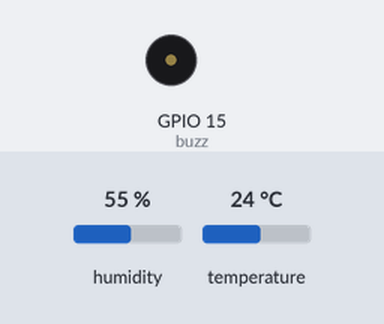
Recording of a sketch running on a simulated ESP8266 (NodeMCU). Shown: buzzer (waves = sounding). The inputs (shaded band) are chosen by the test bench; at power-on: temperature 24 °C, humidity 55 %. WiFi joins after 1.5 s; servers stay silent unless stated; what the sketch prints to the serial monitor is not drawn.

Above: at 3.0 s.
3.1 s: temperature set to 21.8 °C
5.4 s: temperature set to 20.3 °C
At 6.6 s:
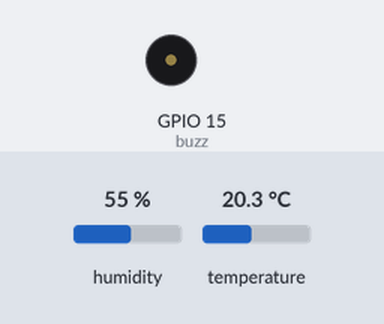
7.6 s: temperature set to 28 °C
At 9.2 s:
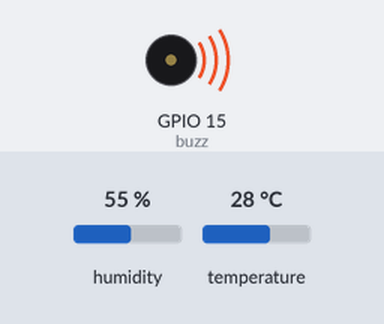
9.7 s: temperature set to 12 °C
At 11.8 s:
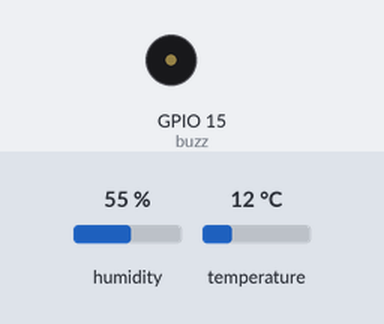
Timing chart, 0 to 12.8 s (numbered marks = the images above; inputs shaded):
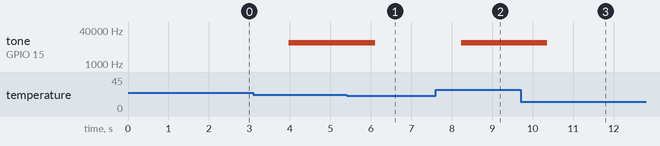

Measured:
- after the input at 5.4 s, tone on GPIO 15 (buzz): 10000 Hz → silent after 0.71 s
- after the input at 7.6 s, tone on GPIO 15 (buzz): silent → 10000 Hz after 0.63 s
- after the input at 9.7 s, tone on GPIO 15 (buzz): 10000 Hz → silent after 0.66 s

The sketch:

blynkdht22final.ino
```cpp
#include "DHT.h"

#define DHTPIN 4     // what digital pin the DHT22 is conected to
#define DHTTYPE DHT22   // there are multiple kinds of DHT sensors
#include <Blynk.h>

#include <SPI.h>
#include <ESP8266WiFi.h>
#define BLYNK_PRINT Serial
#include <BlynkSimpleEsp8266.h>

const int buzz=15;

DHT dht(DHTPIN, DHTTYPE);
// WiFi parameters to be configured
const char* ssid = "75771";
const char* password = "12345678";
char auth[]="LPh10S6SCOXKDGtqiLjnxD4YLcQJf1Qa";

void setup() {
  Serial.begin(9600);
  Serial.setTimeout(2000);

  // Wait for serial to initialize.
  while(!Serial) { }

  dht.begin();
  Serial.println("Device Started");
  Serial.println("-------------------------------------");
  Serial.println("Running DHT!");
  Serial.println("-------------------------------------");

  WiFi.begin(ssid, password);


  // while wifi not connected yet, print '.'
  // then after it connected, get out of the loop
  while (WiFi.status() != WL_CONNECTED) {
     delay(500);
     Serial.print(".");
  }
  //print a new line, then print WiFi connected and the IP address
  Serial.println("");
  Serial.println("WiFi connected");
  // Print the IP address
  Serial.println(WiFi.localIP());
  Blynk.begin(auth,ssid,password);


}

int timeSinceLastRead = 0;
void loop() {
 Blynk.run();
  // Report every 2 seconds.
  if(timeSinceLastRead > 2000) {
    // Reading temperature or humidity takes about 250 milliseconds!
    // Sensor readings may also be up to 2 seconds 'old' (its a very slow sensor)
    float h = dht.readHumidity();
    // Read temperature as Celsius (the default)
    float t = dht.readTemperature();
    // Read temperature as Fahrenheit (isFahrenheit = true)
    float f = dht.readTemperature(true);

    // Check if any reads failed and exit early (to try again).
    if (isnan(h) || isnan(t) || isnan(f)) {
      Serial.println("Failed to read from DHT sensor!");
      timeSinceLastRead = 0;
      return;
    }

    // Compute heat index in Fahrenheit (the default)
    float hif = dht.computeHeatIndex(f, h);
    // Compute heat index in Celsius (isFahreheit = false)
    float hic = dht.computeHeatIndex(t, h, false);

    Serial.print("Humidity: ");
    Serial.print(h);
    Serial.print(" %\t");
    Serial.print("Temperature: ");
    Serial.print(t);
    Serial.print(" *C ");
    Serial.print(f);
    Serial.print(" *F\t");
    Serial.print("Heat index: ");
    Serial.print(hic);
    Serial.print(" *C ");
    Serial.print(hif);
    Serial.println(" *F");
    Blynk.virtualWrite(V5, h); // Humidity for gauge
    Blynk.virtualWrite(V6, t); // Temperature for gauge

    if(t>21){
      tone(buzz,10000);
      Blynk.notify("Temeparature too high");


    }
    else{
      noTone(buzz);
    }


    timeSinceLastRead = 0;


  }
  delay(100);
  timeSinceLastRead += 100;
}
```
